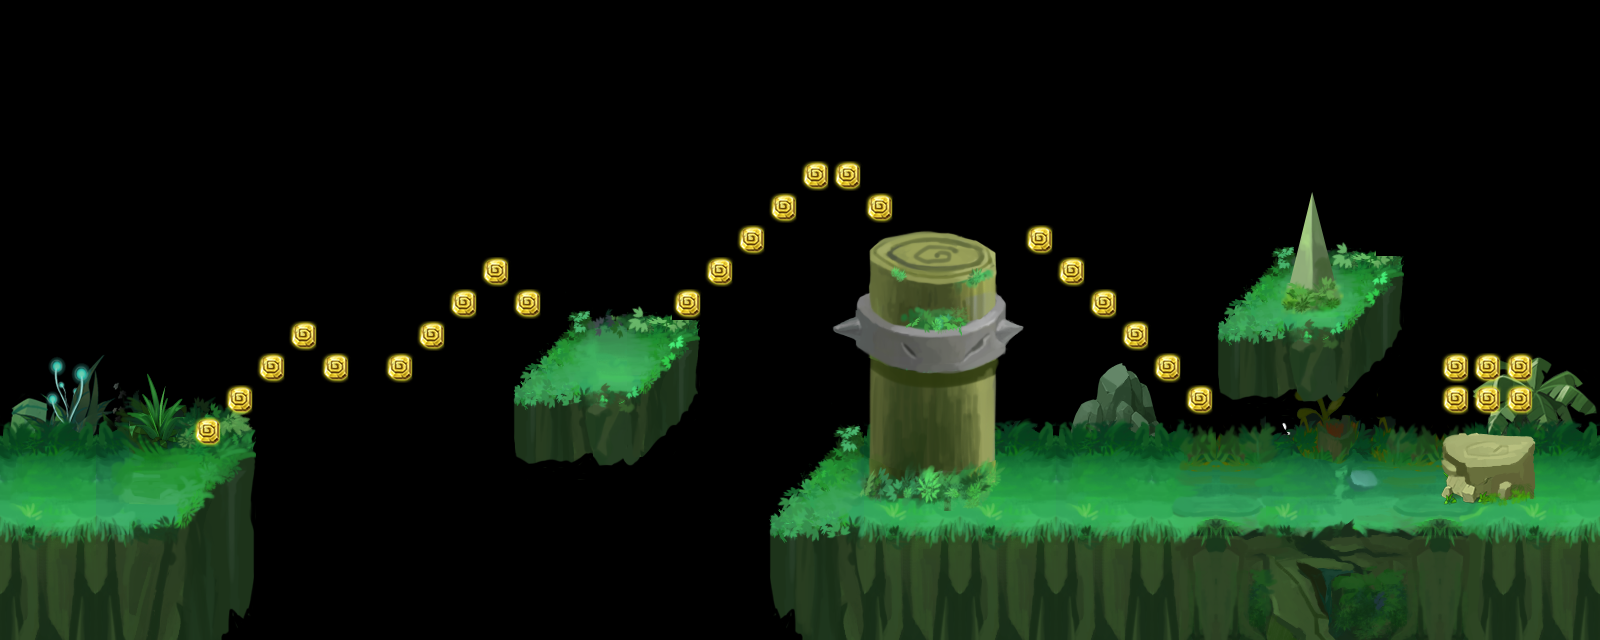

This game map was drawn from its Tiled (.tmx) file and the tilesets committed beside it. A one-line description and the trimmed map source follow:
An orthogonal 50x20 tile map with 32x32 px tiles, 5 tile layers (root_2, root_1, rock_2, rock_1, ...), 5 tilesets.

<map version="1.0" orientation="orthogonal" renderorder="right-down" width="50" height="20" tilewidth="32" tileheight="32">
 <tileset firstgid="1" source="caodi.tsx" />
 <tileset firstgid="49" source="gold.tsx" />
 <tileset firstgid="52" source="map1.tsx" />
 <tileset firstgid="1014" source="zhangai3.tsx" />
 <tileset firstgid="1278" source="zhongdian.tsx" />
 <layer name="root_2" width="50" height="20">
  <data>[1000 cells, 48 non-empty, 48 distinct tile ids]</data>
 </layer>
 <layer name="root_1" width="50" height="20">
  <data>[1000 cells, 264 non-empty, 180 distinct tile ids]</data>
 </layer>
 <layer name="rock_2" width="50" height="20">
  <data>[1000 cells, 68 non-empty, 34 distinct tile ids]</data>
 </layer>
 <layer name="rock_1" width="50" height="20">
  <data>[1000 cells, 73 non-empty, 73 distinct tile ids]</data>
 </layer>
 <layer name="jewel" width="50" height="20">
  <data>[1000 cells, 29 non-empty, 1 distinct tile ids]</data>
 </layer>
 <objectgroup name="enemy_1" />
 <objectgroup name="enemy_2" />
</map>
